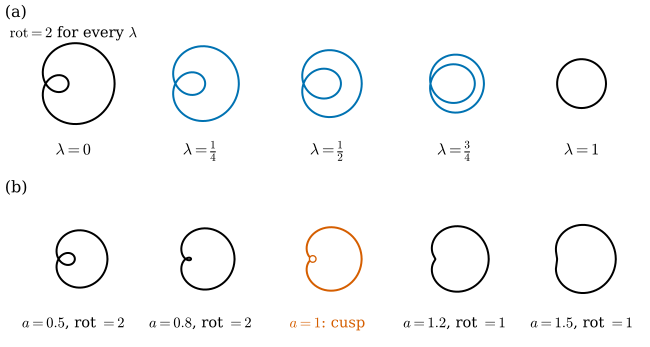

Write the Python code that produced this figure.
"""Figure 37.2.2: a regular homotopy and a homotopy that is not regular.

(a) the averaging homotopy of the Proof sketch of Theorem 37.2.11 from the limacon r = 1/2 + cos t (rotation index 2,
rescaled to length 2 pi) to the circle of radius 1/2 traversed twice: lambda = 0, 1/4, 1/2, 3/4, 1, all regular
(minimum speed >= 0.94);
(b) the limacons r = a + cos t for a = 0.5, 0.8, 1.0, 1.2, 1.5: closed curves throughout, but at a = 1 (cardioid) the
speed vanishes at t = pi and the rotation index jumps from 2 to 1.

Run: PYTHONPATH=tools python3 chapters/37-curves-smooth-discrete/figures/fig-37-2-2-regular-homotopy.py
"""
import sys
from pathlib import Path

import numpy as np

sys.path.insert(0, str(Path(__file__).resolve().parents[1] / "lib"))
import dgfig  # noqa: E402
dgfig.setup()
import matplotlib.pyplot as plt  # noqa: E402

import ddg37  # noqa: E402

C = dgfig.COLORS
fig, (ax, bx) = plt.subplots(2, 1, figsize=(7.0, 3.9))

# (a) averaging homotopy, limacon (k = 2) -> doubled circle
s, phiA, _ = ddg37.unit_length_tangent_angle("limacon")
phiB = phiA[0] + 2 * s                                   # circle of radius 1/2 traversed twice, same start direction
assert abs(phiA[-1] - phiA[0] - 4 * np.pi) < 1e-6
lams = [0, 0.25, 0.5, 0.75, 1.0]
vmins = []
for j, lam in enumerate(lams):
    X, vmin, mean = ddg37.averaged_curve(s, phiA, phiB, lam)
    vmins.append(vmin)
    assert np.linalg.norm(X[-1] - X[0]) < 1e-9 and vmin > 0.9
    X = X - X.mean(0) + np.array([2.6 * j, 0.0])
    ax.plot(X[:, 0], X[:, 1], color=C["main"] if lam in (0, 1) else C["tangent"], lw=1.5)
    ax.text(2.6 * j, -1.45, r"$\lambda = %s$" % ("0", r"\frac{1}{4}", r"\frac{1}{2}", r"\frac{3}{4}", "1")[j],
            ha="center", fontsize=12)
assert min(vmins) > 0.94
ax.text(-1.3, 0.95, r"$\mathrm{rot} = 2$ for every $\lambda$", fontsize=11)
ax.set_aspect("equal")
ax.set_xlim(-1.4, 2.6 * 4 + 1.3)
ax.set_ylim(-1.7, 1.2)
ax.set_axis_off()
ax.set_title("(a)", fontsize=12, loc="left")

# (b) the limacon family through the cardioid
tt = np.linspace(0, 2 * np.pi, 2001)
for j, a in enumerate([0.5, 0.8, 1.0, 1.2, 1.5]):
    r = a + np.cos(tt)
    X = np.stack([r * np.cos(tt), r * np.sin(tt)], 1)
    vel = np.stack([-np.sin(tt) * np.cos(tt) - r * np.sin(tt), -np.sin(tt) ** 2 + r * np.cos(tt)], 1)
    vmin = np.linalg.norm(vel, axis=1).min()
    assert abs(vmin - abs(1 - a)) < 1e-6                 # |gamma'|^2 = 1 + a^2 + 2 a cos t
    off = np.array([2.6 * j - 0.3, 0.0])
    col = C["normal"] if a == 1.0 else C["main"]
    X = X / (1 + a)                                      # drawn scaled to maximal radius 1
    bx.plot(X[:, 0] + off[0], X[:, 1], color=col, lw=1.5)
    if a == 1.0:
        bx.plot([off[0]], [0], "o", ms=5, mfc="white", mec=C["normal"], zorder=5)
        lab = r"$a = 1$: cusp"
    else:
        V = vel / np.linalg.norm(vel, axis=1, keepdims=True)
        k = round(float(ddg37.angle_lift(V)[-1] - ddg37.angle_lift(V)[0]) / (2 * np.pi))
        assert k == (2 if a < 1 else 1)
        lab = r"$a = %.1f$, rot $= %d$" % (a, k)
    bx.text(off[0] + 0.3, -1.4, lab, ha="center", fontsize=11, color=col)
bx.set_aspect("equal")
bx.set_xlim(-1.4, 2.6 * 4 + 1.3)
bx.set_ylim(-1.7, 1.2)
bx.set_axis_off()
bx.set_title("(b)", fontsize=12, loc="left")

fig.tight_layout()
dgfig.save(fig, __file__)
